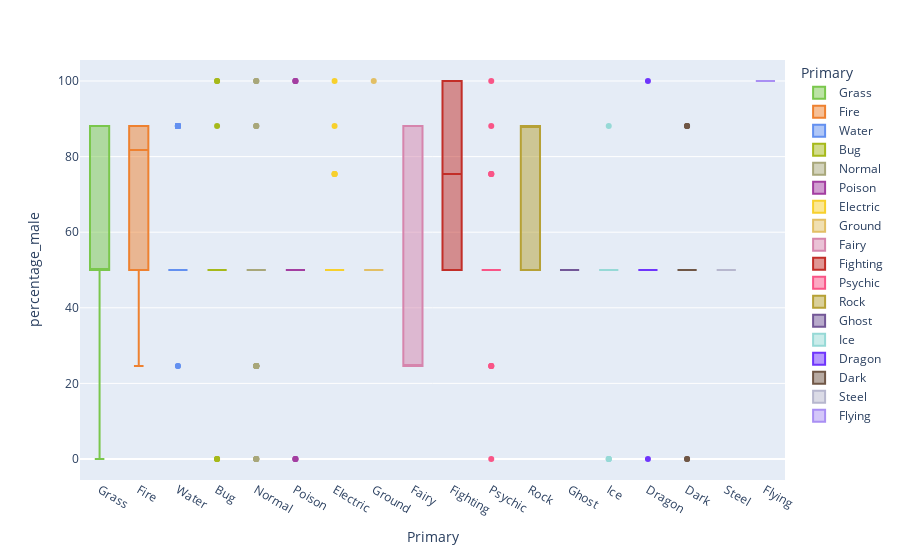

Write notebook code for a chart like this one.
### Code cell
#static graphic
fig=px.box(pokemon, x="Primary", y="percentage_male",hover_name="Name",
       color="Primary", color_discrete_map=colours)

fig.show()

### Figure 1 — Plotly figure (JSON) as saved in the notebook; plotly's stock layout.template omitted (floating-point values rounded to 4 significant figures)
{"data": [{"alignmentgroup": "True", "hovertemplate": "<b>%{hovertext}</b><br><br>Primary=%{x}<br>percentage_male=%{y}<extra></extra>", "hovertext": ["Bulbasaur", "Ivysaur", "Venusaur", "Oddish", "Gloom", "Vileplume", "Bellsprout", "Weepinbell", "Victreebel", "Exeggcute", "Exeggutor", "Tangela", "Chikorita", "Bayleef", "Meganium", "Bellossom", "Hoppip", "Skiploom", "Jumpluff", "Sunkern", "Sunflora", "Treecko", "Grovyle", "Sceptile", "Seedot", "Nuzleaf", "Shiftry", "Shroomish", "Breloom", "Roselia", "Cacnea", "Cacturne", "Tropius", "Turtwig", "Grotle", "Torterra", "Budew", "Roserade", "Cherubi", "Cherrim", "Carnivine", "Snover", "Abomasnow", "Tangrowth", "Leafeon", "Shaymin", "Snivy", "Servine", "Serperior", "Pansage", "Simisage", "Cottonee", "Whimsicott", "Petilil", "Lilligant", "Maractus", "Foongus", "Amoonguss", "Ferroseed", "Ferrothorn", "Virizion"], "legendgroup": "Grass", "marker": {"color": "#7AC74C"}, "name": "Grass", "notched": false, "offsetgroup": "Grass", "orientation": "v", "showlegend": true, "type": "box", "x": ["Grass", "Grass", "Grass", "Grass", "Grass", "Grass", "Grass", "Grass", "Grass", "Grass", "Grass", "Grass", "Grass", "Grass", "Grass", "Grass", "Grass", "Grass", "Grass", "Grass", "Grass", "Grass", "Grass", "Grass", "Grass", "Grass", "Grass", "Grass", "Grass", "Grass", "Grass", "Grass", "Grass", "Grass", "Grass", "Grass", "Grass", "Grass", "Grass", "Grass", "Grass", "Grass", "Grass", "Grass", "Grass", "Grass", "Grass", "Grass", "Grass", "Grass", "Grass", "Grass", "Grass", "Grass", "Grass", "Grass", "Grass", "Grass", "Grass", "Grass", "Grass"], "x0": " ", "xaxis": "x", "y": [88.1, 88.1, 88.1, 50, 50, 50, 50, 50, 50, 50, 50, 50, 88.1, 88.1, 88.1, 50, 50, 50, 50, 50, 50, 88.1, 88.1, 88.1, 50, 50, 50, 50, 50, 50, 50, 50, 50, 88.1, 88.1, 88.1, 50, 50, 50, 50, 50, 50, 50, 50, 88.1, null, 88.1, 88.1, 88.1, 88.1, 88.1, 50, 50, 0, 0, 50, 50, 50, 50, 50, null], "y0": " ", "yaxis": "y"}, {"alignmentgroup": "True", "hovertemplate": "<b>%{hovertext}</b><br><br>Primary=%{x}<br>percentage_male=%{y}<extra></extra>", "hovertext": ["Charmander", "Charmeleon", "Charizard", "Vulpix", "Ninetales", "Growlithe", "Arcanine", "Ponyta", "Rapidash", "Magmar", "Flareon", "Moltres", "Cyndaquil", "Quilava", "Typhlosion", "Slugma", "Magcargo", "Magby", "Entei", "Ho-Oh", "Torchic", "Combusken", "Blaziken", "Numel", "Camerupt", "Torkoal", "Chimchar", "Monferno", "Infernape", "Magmortar", "Heatran", "Tepig", "Pignite", "Emboar", "Pansear", "Simisear", "Darumaka", "Darmanitan", "Heatmor"], "legendgroup": "Fire", "marker": {"color": "#EE8130"}, "name": "Fire", "notched": false, "offsetgroup": "Fire", "orientation": "v", "showlegend": true, "type": "box", "x": ["Fire", "Fire", "Fire", "Fire", "Fire", "Fire", "Fire", "Fire", "Fire", "Fire", "Fire", "Fire", "Fire", "Fire", "Fire", "Fire", "Fire", "Fire", "Fire", "Fire", "Fire", "Fire", "Fire", "Fire", "Fire", "Fire", "Fire", "Fire", "Fire", "Fire", "Fire", "Fire", "Fire", "Fire", "Fire", "Fire", "Fire", "Fire", "Fire"], "x0": " ", "xaxis": "x", "y": [88.1, 88.1, 88.1, 24.6, 24.6, 75.4, 75.4, 50, 50, 75.4, 88.1, null, 88.1, 88.1, 88.1, 50, 50, 75.4, null, null, 88.1, 88.1, 88.1, 50, 50, 50, 88.1, 88.1, 88.1, 75.4, 50, 88.1, 88.1, 88.1, 88.1, 88.1, 50, 50, 50], "y0": " ", "yaxis": "y"}, {"alignmentgroup": "True", "hovertemplate": "<b>%{hovertext}</b><br><br>Primary=%{x}<br>percentage_male=%{y}<extra></extra>", "hovertext": ["Squirtle", "Wartortle", "Blastoise", "Psyduck", "Golduck", "Poliwag", "Poliwhirl", "Poliwrath", "Tentacool", "Tentacruel", "Slowpoke", "Slowbro", "Seel", "Dewgong", "Shellder", "Cloyster", "Krabby", "Kingler", "Horsea", "Seadra", "Goldeen", "Seaking", "Staryu", "Starmie", "Magikarp", "Gyarados", "Lapras", "Vaporeon", "Totodile", "Croconaw", "Feraligatr", "Chinchou", "Lanturn", "Marill", "Azumarill", "Politoed", "Wooper", "Quagsire", "Slowking", "Qwilfish", "Corsola", "Remoraid", "Octillery", "Mantine", "Kingdra", "Suicune", "Mudkip", "Marshtomp", "Swampert", "Lotad", "Lombre", "Ludicolo", "Wingull", "Pelipper", "Carvanha", "Sharpedo", "Wailmer", "Wailord", "Barboach", "Whiscash", "Corphish", "Crawdaunt", "Feebas", "Milotic", "Clamperl", "Huntail", "Gorebyss", "Relicanth", "Luvdisc", "Kyogre", "Piplup", "Prinplup", "Empoleon", "Buizel", "Floatzel", "Shellos", "Gastrodon", "Finneon", "Lumineon", "Mantyke", "Palkia", "Phione", "Manaphy", "Oshawott", "Dewott", "Samurott", "Panpour", "Simipour", "Tympole", "Palpitoad", "Seismitoad", "Basculin", "Tirtouga", "Carracosta", "Ducklett", "Swanna", "Frillish", "Jellicent", "Alomomola", "Keldeo"], "legendgroup": "Water", "marker": {"color": "#6390F0"}, "name": "Water", "notched": false, "offsetgroup": "Water", "orientation": "v", "showlegend": true, "type": "box", "x": ["Water", "Water", "Water", "Water", "Water", "Water", "Water", "Water", "Water", "Water", "Water", "Water", "Water", "Water", "Water", "Water", "Water", "Water", "Water", "Water", "Water", "Water", "Water", "Water", "Water", "Water", "Water", "Water", "Water", "Water", "Water", "Water", "Water", "Water", "Water", "Water", "Water", "Water", "Water", "Water", "Water", "Water", "Water", "Water", "Water", "Water", "Water", "Water", "Water", "Water", "Water", "Water", "Water", "Water", "Water", "Water", "Water", "Water", "Water", "Water", "Water", "Water", "Water", "Water", "Water", "Water", "Water", "Water", "Water", "Water", "Water", "Water", "Water", "Water", "Water", "Water", "Water", "Water", "Water", "Water", "Water", "Water", "Water", "Water", "Water", "Water", "Water", "Water", "Water", "Water", "Water", "Water", "Water", "Water", "Water", "Water", "Water", "Water", "Water", "Water"], "x0": " ", "xaxis": "x", "y": [88.1, 88.1, 88.1, 50, 50, 50, 50, 50, 50, 50, 50, 50, 50, 50, 50, 50, 50, 50, 50, 50, 50, 50, null, null, 50, 50, 50, 88.1, 88.1, 88.1, 88.1, 50, 50, 50, 50, 50, 50, 50, 50, 50, 24.6, 50, 50, 50, 50, null, 88.1, 88.1, 88.1, 50, 50, 50, 50, 50, 50, 50, 50, 50, 50, 50, 50, 50, 50, 50, 50, 50, 50, 88.1, 24.6, null, 88.1, 88.1, 88.1, 50, 50, 50, 50, 50, 50, 50, null, null, null, 88.1, 88.1, 88.1, 88.1, 88.1, 50, 50, 50, 50, 88.1, 88.1, 50, 50, 50, 50, 50, null], "y0": " ", "yaxis": "y"}, {"alignmentgroup": "True", "hovertemplate": "<b>%{hovertext}</b><br><br>Primary=%{x}<br>percentage_male=%{y}<extra></extra>", "hovertext": ["Caterpie", "Metapod", "Butterfree", "Weedle", "Kakuna", "Beedrill", "Paras", "Parasect", "Venonat", "Venomoth", "Scyther", "Pinsir", "Ledyba", "Ledian", "Spinarak", "Ariados", "Yanma", "Pineco", "Forretress", "Scizor", "Shuckle", "Heracross", "Wurmple", "Silcoon", "Beautifly", "Cascoon", "Dustox", "Surskit", "Masquerain", "Nincada", "Ninjask", "Shedinja", "Volbeat", "Illumise", "Kricketot", "Kricketune", "Burmy", "Wormadam", "Mothim", "Combee", "Vespiquen", "Yanmega", "Sewaddle", "Swadloon", "Leavanny", "Venipede", "Whirlipede", "Scolipede", "Dwebble", "Crustle", "Karrablast", "Escavalier", "Joltik", "Galvantula", "Shelmet", "Accelgor", "Durant", "Larvesta", "Volcarona", "Genesect"], "legendgroup": "Bug", "marker": {"color": "#A6B91A"}, "name": "Bug", "notched": false, "offsetgroup": "Bug", "orientation": "v", "showlegend": true, "type": "box", "x": ["Bug", "Bug", "Bug", "Bug", "Bug", "Bug", "Bug", "Bug", "Bug", "Bug", "Bug", "Bug", "Bug", "Bug", "Bug", "Bug", "Bug", "Bug", "Bug", "Bug", "Bug", "Bug", "Bug", "Bug", "Bug", "Bug", "Bug", "Bug", "Bug", "Bug", "Bug", "Bug", "Bug", "Bug", "Bug", "Bug", "Bug", "Bug", "Bug", "Bug", "Bug", "Bug", "Bug", "Bug", "Bug", "Bug", "Bug", "Bug", "Bug", "Bug", "Bug", "Bug", "Bug", "Bug", "Bug", "Bug", "Bug", "Bug", "Bug", "Bug"], "x0": " ", "xaxis": "x", "y": [50, 50, 50, 50, 50, 50, 50, 50, 50, 50, 50, 50, 50, 50, 50, 50, 50, 50, 50, 50, 50, 50, 50, 50, 50, 50, 50, 50, 50, 50, 50, null, 100, 0, 50, 50, 50, 0, 100, 88.1, 0, 50, 50, 50, 50, 50, 50, 50, 50, 50, 50, 50, 50, 50, 50, 50, 50, 50, 50, null], "y0": " ", "yaxis": "y"}, {"alignmentgroup": "True", "hovertemplate": "<b>%{hovertext}</b><br><br>Primary=%{x}<br>percentage_male=%{y}<extra></extra>", "hovertext": ["Pidgey", "Pidgeotto", "Pidgeot", "Rattata", "Raticate", "Spearow", "Fearow", "Jigglypuff", "Wigglytuff", "Meowth", "Persian", "Farfetch'd", "Doduo", "Dodrio", "Lickitung", "Chansey", "Kangaskhan", "Tauros", "Ditto", "Eevee", "Porygon", "Snorlax", "Sentret", "Furret", "Hoothoot", "Noctowl", "Igglybuff", "Aipom", "Girafarig", "Dunsparce", "Teddiursa", "Ursaring", "Porygon2", "Stantler", "Smeargle", "Miltank", "Blissey", "Zigzagoon", "Linoone", "Taillow", "Swellow", "Slakoth", "Vigoroth", "Slaking", "Whismur", "Loudred", "Exploud", "Azurill", "Skitty", "Delcatty", "Spinda", "Swablu", "Zangoose", "Castform", "Kecleon", "Starly", "Staravia", "Staraptor", "Bidoof", "Bibarel", "Ambipom", "Buneary", "Lopunny", "Glameow", "Purugly", "Happiny", "Chatot", "Munchlax", "Lickilicky", "Porygon-Z", "Regigigas", "Arceus", "Patrat", "Watchog", "Lillipup", "Herdier", "Stoutland", "Pidove", "Tranquill", "Unfezant", "Audino", "Minccino", "Cinccino", "Deerling", "Sawsbuck", "Bouffalant", "Rufflet", "Braviary", "Meloetta"], "legendgroup": "Normal", "marker": {"color": "#A8A77A"}, "name": "Normal", "notched": false, "offsetgroup": "Normal", "orientation": "v", "showlegend": true, "type": "box", "x": ["Normal", "Normal", "Normal", "Normal", "Normal", "Normal", "Normal", "Normal", "Normal", "Normal", "Normal", "Normal", "Normal", "Normal", "Normal", "Normal", "Normal", "Normal", "Normal", "Normal", "Normal", "Normal", "Normal", "Normal", "Normal", "Normal", "Normal", "Normal", "Normal", "Normal", "Normal", "Normal", "Normal", "Normal", "Normal", "Normal", "Normal", "Normal", "Normal", "Normal", "Normal", "Normal", "Normal", "Normal", "Normal", "Normal", "Normal", "Normal", "Normal", "Normal", "Normal", "Normal", "Normal", "Normal", "Normal", "Normal", "Normal", "Normal", "Normal", "Normal", "Normal", "Normal", "Normal", "Normal", "Normal", "Normal", "Normal", "Normal", "Normal", "Normal", "Normal", "Normal", "Normal", "Normal", "Normal", "Normal", "Normal", "Normal", "Normal", "Normal", "Normal", "Normal", "Normal", "Normal", "Normal", "Normal", "Normal", "Normal", "Normal"], "x0": " ", "xaxis": "x", "y": [50, 50, 50, 50, 50, 50, 50, 24.6, 24.6, 50, 50, 50, 50, 50, 50, 0, 0, 100, null, 88.1, null, 88.1, 50, 50, 50, 50, 24.6, 50, 50, 50, 50, 50, null, 50, 50, 0, 0, 50, 50, 50, 50, 50, 50, 50, 50, 50, 50, 24.6, 24.6, 24.6, 50, 50, 50, 50, 50, 50, 50, 50, 50, 50, 50, 50, 50, 24.6, 24.6, 0, 50, 88.1, 50, null, null, null, 50, 50, 50, 50, 50, 50, 50, 50, 50, 24.6, 24.6, 50, 50, 50, 100, 100, null], "y0": " ", "yaxis": "y"}, {"alignmentgroup": "True", "hovertemplate": "<b>%{hovertext}</b><br><br>Primary=%{x}<br>percentage_male=%{y}<extra></extra>", "hovertext": ["Ekans", "Arbok", "Nidoran♀", "Nidorina", "Nidoqueen", "Nidoran♂", "Nidorino", "Nidoking", "Zubat", "Golbat", "Grimer", "Muk", "Koffing", "Weezing", "Crobat", "Gulpin", "Swalot", "Seviper", "Stunky", "Skuntank", "Skorupi", "Drapion", "Croagunk", "Toxicroak", "Trubbish", "Garbodor"], "legendgroup": "Poison", "marker": {"color": "#A33EA1"}, "name": "Poison", "notched": false, "offsetgroup": "Poison", "orientation": "v", "showlegend": true, "type": "box", "x": ["Poison", "Poison", "Poison", "Poison", "Poison", "Poison", "Poison", "Poison", "Poison", "Poison", "Poison", "Poison", "Poison", "Poison", "Poison", "Poison", "Poison", "Poison", "Poison", "Poison", "Poison", "Poison", "Poison", "Poison", "Poison", "Poison"], "x0": " ", "xaxis": "x", "y": [50, 50, 0, 0, 0, 100, 100, 100, 50, 50, 50, 50, 50, 50, 50, 50, 50, 50, 50, 50, 50, 50, 50, 50, 50, 50], "y0": " ", "yaxis": "y"}, {"alignmentgroup": "True", "hovertemplate": "<b>%{hovertext}</b><br><br>Primary=%{x}<br>percentage_male=%{y}<extra></extra>", "hovertext": ["Pikachu", "Raichu", "Magnemite", "Magneton", "Voltorb", "Electrode", "Electabuzz", "Jolteon", "Zapdos", "Pichu", "Mareep", "Flaaffy", "Ampharos", "Elekid", "Raikou", "Electrike", "Manectric", "Plusle", "Minun", "Shinx", "Luxio", "Luxray", "Pachirisu", "Magnezone", "Electivire", "Rotom", "Blitzle", "Zebstrika", "Emolga", "Tynamo", "Eelektrik", "Eelektross", "Thundurus"], "legendgroup": "Electric", "marker": {"color": "#F7D02C"}, "name": "Electric", "notched": false, "offsetgroup": "Electric", "orientation": "v", "showlegend": true, "type": "box", "x": ["Electric", "Electric", "Electric", "Electric", "Electric", "Electric", "Electric", "Electric", "Electric", "Electric", "Electric", "Electric", "Electric", "Electric", "Electric", "Electric", "Electric", "Electric", "Electric", "Electric", "Electric", "Electric", "Electric", "Electric", "Electric", "Electric", "Electric", "Electric", "Electric", "Electric", "Electric", "Electric", "Electric"], "x0": " ", "xaxis": "x", "y": [50, 50, null, null, null, null, 75.4, 88.1, null, 50, 50, 50, 50, 75.4, null, 50, 50, 50, 50, 50, 50, 50, 50, null, 75.4, null, 50, 50, 50, 50, 50, 50, 100], "y0": " ", "yaxis": "y"}, {"alignmentgroup": "True", "hovertemplate": "<b>%{hovertext}</b><br><br>Primary=%{x}<br>percentage_male=%{y}<extra></extra>", "hovertext": ["Sandshrew", "Sandslash", "Diglett", "Dugtrio", "Cubone", "Marowak", "Rhyhorn", "Rhydon", "Gligar", "Phanpy", "Donphan", "Trapinch", "Vibrava", "Flygon", "Baltoy", "Claydol", "Groudon", "Hippopotas", "Hippowdon", "Rhyperior", "Gliscor", "Drilbur", "Excadrill", "Sandile", "Krokorok", "Krookodile", "Stunfisk", "Golett", "Golurk", "Landorus"], "legendgroup": "Ground", "marker": {"color": "#E2BF65"}, "name": "Ground", "notched": false, "offsetgroup": "Ground", "orientation": "v", "showlegend": true, "type": "box", "x": ["Ground", "Ground", "Ground", "Ground", "Ground", "Ground", "Ground", "Ground", "Ground", "Ground", "Ground", "Ground", "Ground", "Ground", "Ground", "Ground", "Ground", "Ground", "Ground", "Ground", "Ground", "Ground", "Ground", "Ground", "Ground", "Ground", "Ground", "Ground", "Ground", "Ground"], "x0": " ", "xaxis": "x", "y": [50, 50, 50, 50, 50, 50, 50, 50, 50, 50, 50, 50, 50, 50, null, null, null, 50, 50, 50, 50, 50, 50, 50, 50, 50, 50, null, null, 100], "y0": " ", "yaxis": "y"}, {"alignmentgroup": "True", "hovertemplate": "<b>%{hovertext}</b><br><br>Primary=%{x}<br>percentage_male=%{y}<extra></extra>", "hovertext": ["Clefairy", "Clefable", "Cleffa", "Togepi", "Togetic", "Snubbull", "Granbull", "Togekiss"], "legendgroup": "Fairy", "marker": {"color": "#D685AD"}, "name": "Fairy", "notched": false, "offsetgroup": "Fairy", "orientation": "v", "showlegend": true, "type": "box", "x": ["Fairy", "Fairy", "Fairy", "Fairy", "Fairy", "Fairy", "Fairy", "Fairy"], "x0": " ", "xaxis": "x", "y": [24.6, 24.6, 24.6, 88.1, 88.1, 24.6, 24.6, 88.1], "y0": " ", "yaxis": "y"}, {"alignmentgroup": "True", "hovertemplate": "<b>%{hovertext}</b><br><br>Primary=%{x}<br>percentage_male=%{y}<extra></extra>", "hovertext": ["Mankey", "Primeape", "Machop", "Machoke", "Machamp", "Hitmonlee", "Hitmonchan", "Tyrogue", "Hitmontop", "Makuhita", "Hariyama", "Meditite", "Medicham", "Riolu", "Lucario", "Timburr", "Gurdurr", "Conkeldurr", "Throh", "Sawk", "Mienfoo", "Mienshao"], "legendgroup": "Fighting", "marker": {"color": "#C22E28"}, "name": "Fighting", "notched": false, "offsetgroup": "Fighting", "orientation": "v", "showlegend": true, "type": "box", "x": ["Fighting", "Fighting", "Fighting", "Fighting", "Fighting", "Fighting", "Fighting", "Fighting", "Fighting", "Fighting", "Fighting", "Fighting", "Fighting", "Fighting", "Fighting", "Fighting", "Fighting", "Fighting", "Fighting", "Fighting", "Fighting", "Fighting"], "x0": " ", "xaxis": "x", "y": [50, 50, 75.4, 75.4, 75.4, 100, 100, 100, 100, 75.4, 75.4, 50, 50, 88.1, 88.1, 75.4, 75.4, 75.4, 100, 100, 50, 50], "y0": " ", "yaxis": "y"}, {"alignmentgroup": "True", "hovertemplate": "<b>%{hovertext}</b><br><br>Primary=%{x}<br>percentage_male=%{y}<extra></extra>", "hovertext": ["Abra", "Kadabra", "Alakazam", "Drowzee", "Hypno", "Mr.", "Mewtwo", "Mew", "Natu", "Xatu", "Espeon", "Unown", "Wobbuffet", "Lugia", "Celebi", "Ralts", "Kirlia", "Gardevoir", "Spoink", "Grumpig", "Chimecho", "Wynaut", "Deoxys", "Chingling", "Mime", "Gallade", "Uxie", "Mesprit", "Azelf", "Cresselia", "Victini", "Munna", "Musharna", "Woobat", "Swoobat", "Sigilyph", "Gothita", "Gothorita", "Gothitelle", "Solosis", "Duosion", "Reuniclus", "Elgyem", "Beheeyem"], "legendgroup": "Psychic", "marker": {"color": "#F95587"}, "name": "Psychic", "notched": false, "offsetgroup": "Psychic", "orientation": "v", "showlegend": true, "type": "box", "x": ["Psychic", "Psychic", "Psychic", "Psychic", "Psychic", "Psychic", "Psychic", "Psychic", "Psychic", "Psychic", "Psychic", "Psychic", "Psychic", "Psychic", "Psychic", "Psychic", "Psychic", "Psychic", "Psychic", "Psychic", "Psychic", "Psychic", "Psychic", "Psychic", "Psychic", "Psychic", "Psychic", "Psychic", "Psychic", "Psychic", "Psychic", "Psychic", "Psychic", "Psychic", "Psychic", "Psychic", "Psychic", "Psychic", "Psychic", "Psychic", "Psychic", "Psychic", "Psychic", "Psychic"], "x0": " ", "xaxis": "x", "y": [75.4, 75.4, 75.4, 50, 50, 50, null, null, 50, 50, 88.1, null, 50, null, null, 50, 50, 50, 50, 50, 50, 50, null, 50, 50, 100, null, null, null, 0, null, 50, 50, 50, 50, 50, 24.6, 24.6, 24.6, 50, 50, 50, 50, 50], "y0": " ", "yaxis": "y"}, {"alignmentgroup": "True", "hovertemplate": "<b>%{hovertext}</b><br><br>Primary=%{x}<br>percentage_male=%{y}<extra></extra>", "hovertext": ["Geodude", "Graveler", "Golem", "Onix", "Omanyte", "Omastar", "Kabuto", "Kabutops", "Aerodactyl", "Sudowoodo", "Larvitar", "Pupitar", "Tyranitar", "Nosepass", "Lunatone", "Solrock", "Lileep", "Cradily", "Anorith", "Armaldo", "Regirock", "Cranidos", "Rampardos", "Shieldon", "Bastiodon", "Bonsly", "Probopass", "Roggenrola", "Boldore", "Gigalith", "Archen", "Archeops", "Terrakion"], "legendgroup": "Rock", "marker": {"color": "#B6A136"}, "name": "Rock", "notched": false, "offsetgroup": "Rock", "orientation": "v", "showlegend": true, "type": "box", "x": ["Rock", "Rock", "Rock", "Rock", "Rock", "Rock", "Rock", "Rock", "Rock", "Rock", "Rock", "Rock", "Rock", "Rock", "Rock", "Rock", "Rock", "Rock", "Rock", "Rock", "Rock", "Rock", "Rock", "Rock", "Rock", "Rock", "Rock", "Rock", "Rock", "Rock", "Rock", "Rock", "Rock"], "x0": " ", "xaxis": "x", "y": [50, 50, 50, 50, 88.1, 88.1, 88.1, 88.1, 88.1, 50, 50, 50, 50, 50, null, null, 88.1, 88.1, 88.1, 88.1, null, 88.1, 88.1, 88.1, 88.1, 50, 50, 50, 50, 50, 88.1, 88.1, null], "y0": " ", "yaxis": "y"}, {"alignmentgroup": "True", "hovertemplate": "<b>%{hovertext}</b><br><br>Primary=%{x}<br>percentage_male=%{y}<extra></extra>", "hovertext": ["Gastly", "Haunter", "Gengar", "Misdreavus", "Shuppet", "Banette", "Duskull", "Dusclops", "Drifloon", "Drifblim", "Mismagius", "Spiritomb", "Dusknoir", "Giratina", "Yamask", "Cofagrigus", "Litwick", "Lampent", "Chandelure"], "legendgroup": "Ghost", "marker": {"color": "#735797"}, "name": "Ghost", "notched": false, "offsetgroup": "Ghost", "orientation": "v", "showlegend": true, "type": "box", "x": ["Ghost", "Ghost", "Ghost", "Ghost", "Ghost", "Ghost", "Ghost", "Ghost", "Ghost", "Ghost", "Ghost", "Ghost", "Ghost", "Ghost", "Ghost", "Ghost", "Ghost", "Ghost", "Ghost"], "x0": " ", "xaxis": "x", "y": [50, 50, 50, 50, 50, 50, 50, 50, 50, 50, 50, 50, 50, null, 50, 50, 50, 50, 50], "y0": " ", "yaxis": "y"}, {"alignmentgroup": "True", "hovertemplate": "<b>%{hovertext}</b><br><br>Primary=%{x}<br>percentage_male=%{y}<extra></extra>", "hovertext": ["Jynx", "Articuno", "Swinub", "Piloswine", "Delibird", "Smoochum", "Snorunt", "Glalie", "Spheal", "Sealeo", "Walrein", "Regice", "Glaceon", "Mamoswine", "Froslass", "Vanillite", "Vanillish", "Vanilluxe", "Cubchoo", "Beartic", "Cryogonal"], "legendgroup": "Ice", "marker": {"color": "#96D9D6"}, "name": "Ice", "notched": false, "offsetgroup": "Ice", "orientation": "v", "showlegend": true, "type": "box", "x": ["Ice", "Ice", "Ice", "Ice", "Ice", "Ice", "Ice", "Ice", "Ice", "Ice", "Ice", "Ice", "Ice", "Ice", "Ice", "Ice", "Ice", "Ice", "Ice", "Ice", "Ice"], "x0": " ", "xaxis": "x", "y": [0, null, 50, 50, 50, 0, 50, 50, 50, 50, 50, null, 88.1, 50, 0, 50, 50, 50, 50, 50, null], "y0": " ", "yaxis": "y"}, {"alignmentgroup": "True", "hovertemplate": "<b>%{hovertext}</b><br><br>Primary=%{x}<br>percentage_male=%{y}<extra></extra>", "hovertext": ["Dratini", "Dragonair", "Dragonite", "Altaria", "Bagon", "Shelgon", "Salamence", "Latias", "Latios", "Rayquaza", "Gible", "Gabite", "Garchomp", "Axew", "Fraxure", "Haxorus", "Druddigon", "Reshiram", "Zekrom", "Kyurem"], "legendgroup": "Dragon", "marker": {"color": "#6F35FC"}, "name": "Dragon", "notched": false, "offsetgroup": "Dragon", "orientation": "v", "showlegend": true, "type": "box", "x": ["Dragon", "Dragon", "Dragon", "Dragon", "Dragon", "Dragon", "Dragon", "Dragon", "Dragon", "Dragon", "Dragon", "Dragon", "Dragon", "Dragon", "Dragon", "Dragon", "Dragon", "Dragon", "Dragon", "Dragon"], "x0": " ", "xaxis": "x", "y": [50, 50, 50, 50, 50, 50, 50, 0, 100, null, 50, 50, 50, 50, 50, 50, 50, null, null, null], "y0": " ", "yaxis": "y"}, {"alignmentgroup": "True", "hovertemplate": "<b>%{hovertext}</b><br><br>Primary=%{x}<br>percentage_male=%{y}<extra></extra>", "hovertext": ["Umbreon", "Murkrow", "Sneasel", "Houndour", "Houndoom", "Poochyena", "Mightyena", "Sableye", "Absol", "Honchkrow", "Weavile", "Darkrai", "Purrloin", "Liepard", "Scraggy", "Scrafty", "Zorua", "Zoroark", "Pawniard", "Bisharp", "Vullaby", "Mandibuzz", "Deino", "Zweilous", "Hydreigon"], "legendgroup": "Dark", "marker": {"color": "#705746"}, "name": "Dark", "notched": false, "offsetgroup": "Dark", "orientation": "v", "showlegend": true, "type": "box", "x": ["Dark", "Dark", "Dark", "Dark", "Dark", "Dark", "Dark", "Dark", "Dark", "Dark", "Dark", "Dark", "Dark", "Dark", "Dark", "Dark", "Dark", "Dark", "Dark", "Dark", "Dark", "Dark", "Dark", "Dark", "Dark"], "x0": " ", "xaxis": "x", "y": [88.1, 50, 50, 50, 50, 50, 50, 50, 50, 50, 50, null, 50, 50, 50, 50, 88.1, 88.1, 50, 50, 0, 0, 50, 50, 50], "y0": " ", "yaxis": "y"}, {"alignmentgroup": "True", "hovertemplate": "<b>%{hovertext}</b><br><br>Primary=%{x}<br>percentage_male=%{y}<extra></extra>", "hovertext": ["Steelix", "Skarmory", "Mawile", "Aron", "Lairon", "Aggron", "Beldum", "Metang", "Metagross", "Registeel", "Jirachi", "Bronzor", "Bronzong", "Dialga", "Klink", "Klang", "Klinklang", "Cobalion"], "legendgroup": "Steel", "marker": {"color": "#B7B7CE"}, "name": "Steel", "notched": false, "offsetgroup": "Steel", "orientation": "v", "showlegend": true, "type": "box", "x": ["Steel", "Steel", "Steel", "Steel", "Steel", "Steel", "Steel", "Steel", "Steel", "Steel", "Steel", "Steel", "Steel", "Steel", "Steel", "Steel", "Steel", "Steel"], "x0": " ", "xaxis": "x", "y": [50, 50, 50, 50, 50, 50, null, null, null, null, null, null, null, null, null, null, null, null], "y0": " ", "yaxis": "y"}, {"alignmentgroup": "True", "hovertemplate": "<b>%{hovertext}</b><br><br>Primary=%{x}<br>percentage_male=%{y}<extra></extra>", "hovertext": ["Tornadus"], "legendgroup": "Flying", "marker": {"color": "#A98FF3"}, "name": "Flying", "notched": false, "offsetgroup": "Flying", "orientation": "v", "showlegend": true, "type": "box", "x": ["Flying"], "x0": " ", "xaxis": "x", "y": [100], "y0": " ", "yaxis": "y"}], "layout": {"boxmode": "overlay", "legend": {"title": {"text": "Primary"}, "tracegroupgap": 0}, "margin": {"t": 60}, "xaxis": {"anchor": "y", "categoryarray": ["Grass", "Fire", "Water", "Bug", "Normal", "Poison", "Electric", "Ground", "Fairy", "Fighting", "Psychic", "Rock", "Ghost", "Ice", "Dragon", "Dark", "Steel", "Flying"], "categoryorder": "array", "domain": [0, 1], "title": {"text": "Primary"}}, "yaxis": {"anchor": "x", "domain": [0, 1], "title": {"text": "percentage_male"}}}}
